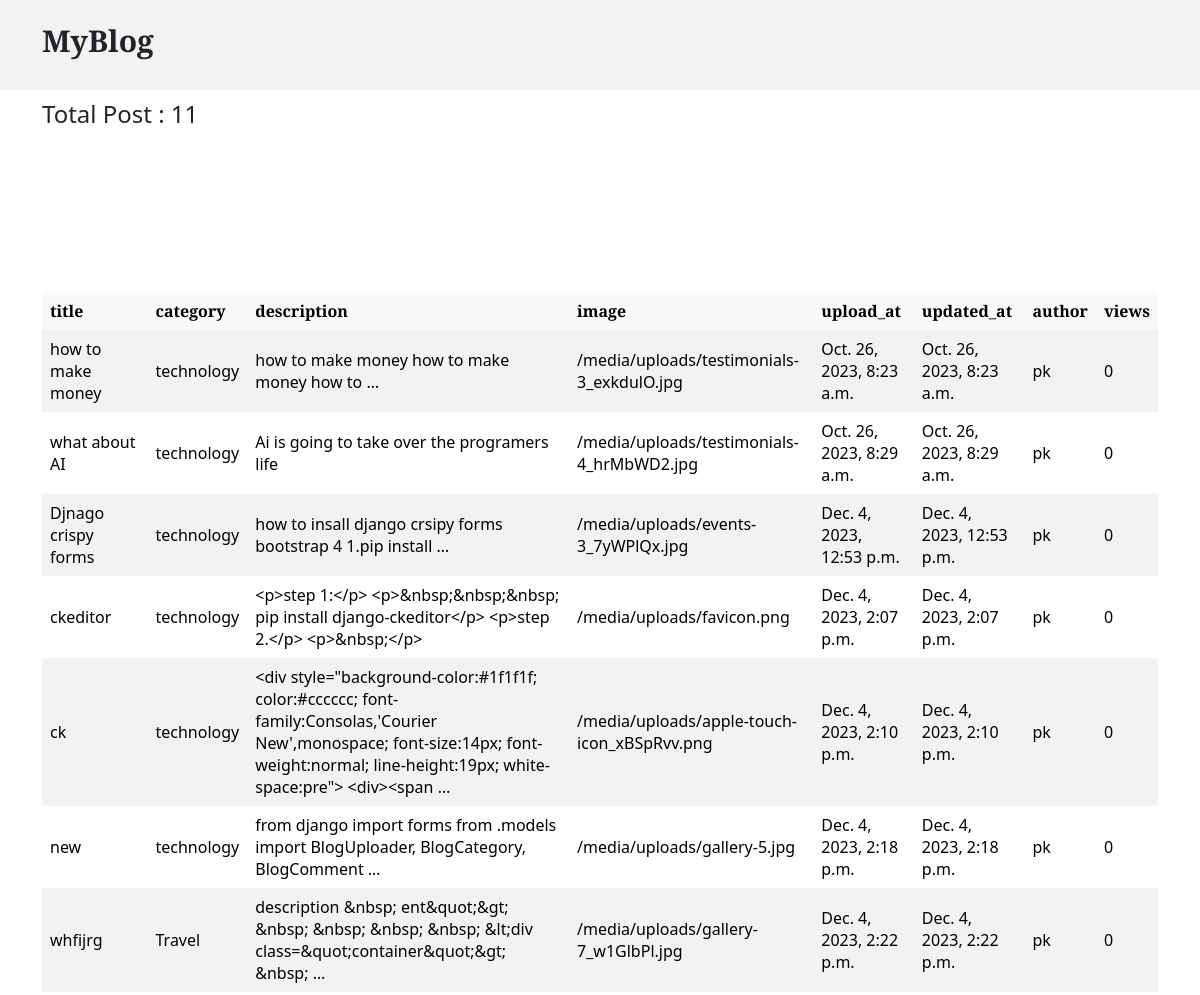
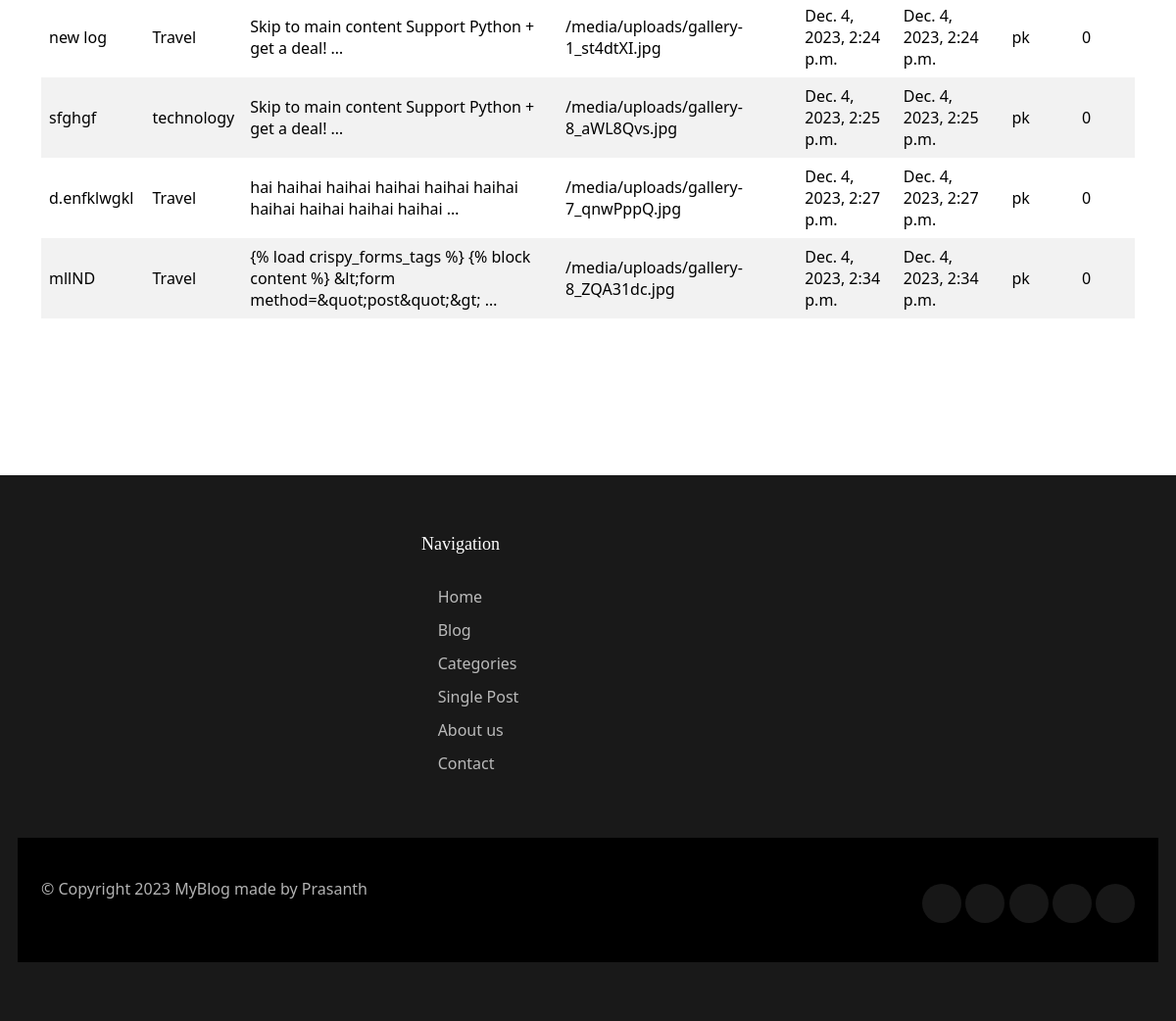
Page /account/post-details/1 on the committed database (2 pictures, top to bottom).
### myblogapp/models.py (models this page shows, shortened)
class BlogUploader(models.Model):
    title = models.CharField(max_length=400)
    category = models.ForeignKey(BlogCategory, on_delete=models.CASCADE)
    slug = models.SlugField(max_length=200, default=None)
    description = RichTextUploadingField()
    image = models.ImageField(upload_to="uploads/",
                              default=None, null=True, blank=True)
    upload_at = models.DateTimeField(auto_now_add=True)
    updated_at = models.DateTimeField(auto_now=True)
    author = models.ForeignKey(CustomUser, on_delete=models.CASCADE)
    views = models.PositiveIntegerField(default=0)

class BlogCategory(models.Model):
    category = models.CharField(max_length=400)
    slug = models.SlugField(max_length=200, default="others")
    def __str__(self):
        return self.category

### authUser/models.py (models this page shows)
class CustomUser(AbstractUser):
    email = models.EmailField(unique=True, max_length=200)
    number = models.IntegerField(default=None, null=True, blank=True)
    is_admin = models.BooleanField(default=False)
    USER_CHOICES = [("Normal User", "User Mode"),
                    ("Content Creator", "Creator Mode")]
    user_choice = models.CharField(max_length=40, choices=USER_CHOICES)

### authUser/views.py (the view)
# urls.py: path("post-details/<int:pk>", views.PostDetails.as_view(), name="postdetails"),
class PostDetails(DetailView):
    template_name = "html/userauth/post-details.html"
    model = BlogUploader
    context_object_name = "posts"
    def get_context_data(self, **kwargs):
        context = super().get_context_data(**kwargs)
        getId = self.kwargs.get("pk")
        customUser = get_object_or_404(CustomUser, id=getId)
        postdetails = BlogUploader.objects.filter(author=customUser)
        context["postDetails"] = postdetails
        return context

### templates/html/userauth/post-details.html (shortened to what this page needs)
{% extends 'html/base.html' %} {% block content %}
<div class="container mt-5">
  <div class="row mt-5">
    <div class="col-lg-6 mt-5">
      <p class="fs-4">Total Post : {{postDetails | length}}</p>
    </div>
  </div>
</div>
<div class="container my-5">
  <div class="row g-2 my-5">
    <div class="my-5">
      <div class="table-responsive my-5">
        <table
          class="table table-striped table-hover table-borderless align-middle">
          <thead class="table-light">
            <tr>
              <th>title</th>
              <th>category</th>
              <th>description</th>
              <th>image</th>
              <th>upload_at</th>
              <th>updated_at</th>
              <th>author</th>
              <th>views</th>
            </tr>
          </thead>
          <tbody class="table-group-divider">
            {% for post in postDetails %}
            <tr class="">
              <td>{{ post.title }}</td>
              <td>{{ post.category }}</td>
              <td>{{ post.description | truncatewords:10 }}</td>
              <td>{{ post.image.url }}</td>
              <td>{{ post.upload_at }}</td>
              <td>{{ post.updated_at }}</td>
              <td>{{ post.author }}</td>
              <td>{{ post.views }}</td>
            </tr>
            {% endfor %}
          </tbody>
        </table>
      </div>
    </div>
  </div>
</div>
{% endblock %}

### templates/html/base.html (shortened to what this page needs)
<html>
  <body>
    <head>
      <link
        href="/static/assets/vendor/bootstrap/css/bootstrap.min.css"
        rel="stylesheet" />
      <link
        href="/static/assets/vendor/bootstrap-icons/bootstrap-icons.css"
        rel="stylesheet" />
      <link
        href="/static/assets/vendor/swiper/swiper-bundle.min.css"
        rel="stylesheet" />
      <link
        href="/static/assets/vendor/glightbox/css/glightbox.min.css"
        rel="stylesheet" />
      <link href="/static/assets/vendor/aos/aos.css" rel="stylesheet" />
      <link href="/static/assets/css/variables.css" rel="stylesheet" />
      <link href="/static/assets/css/main.css" rel="stylesheet" />
    </head>
    <header id="header" class="header d-flex align-items-center fixed-top">
      <div
        class="container-fluid container-xl d-flex align-items-center justify-content-between">
        <a href="index.html" class="logo d-flex align-items-center">
          <h1>MyBlog</h1>
        </a>
        <div class="position-relative">
          <a href="#" class="mx-2"><span class="bi-facebook"></span></a>
          <a href="#" class="mx-2"><span class="bi-twitter"></span></a>
          <a href="#" class="mx-2"><span class="bi-instagram"></span></a>
          <a href="#" class="mx-2 js-search-open"
            ><span class="bi-search"></span
          ></a>
          <i class="bi bi-list mobile-nav-toggle"></i>
        </div>
      </div>
    </header>
    {% block content %} {% endblock content %}
    <footer id="footer" class="footer">
      <div class="footer-content">
        <div class="container">
          <div class="row g-5">
            <div class="col-lg-4">
              <h3 class="footer-heading"></h3>
            </div>
            <div class="col-6 col-lg-2">
              <h3 class="footer-heading">Navigation</h3>
              <ul class="footer-links list-unstyled">
                <li>
                  <a href="index.html"
                    ><i class="bi bi-chevron-right"></i> Home</a
                  >
                </li>
                <li>
                  <a href="index.html"
                    ><i class="bi bi-chevron-right"></i> Blog</a
                  >
                </li>
                <li>
                  <a href="category.html"
                    ><i class="bi bi-chevron-right"></i> Categories</a
                  >
                </li>
                <li>
                  <a href="single-post.html"
                    ><i class="bi bi-chevron-right"></i> Single Post</a
                  >
                </li>
                <li>
                  <a href="about.html"
                    ><i class="bi bi-chevron-right"></i> About us</a
                  >
                </li>
                <li>
                  <a href="contact.html"
                    ><i class="bi bi-chevron-right"></i> Contact</a
                  >
                </li>
              </ul>
            </div>
      <div class="footer-legal">
        <div class="container">
          <div class="row justify-content-between">
            <div class="col-md-6 text-center text-md-start mb-3 mb-md-0">
              <div class="copyright">
                © Copyright {% now 'Y' %} <strong><span>MyBlog made by Prasanth</span></strong
                >
              </div>
            </div>
            <div class="col-md-6">
              <div class="social-links mb-3 mb-lg-0 text-center text-md-end">
                <a href="#" class="twitter"><i class="bi bi-twitter"></i></a>
                <a href="#" class="facebook"><i class="bi bi-facebook"></i></a>
                <a href="#" class="instagram"
                  ><i class="bi bi-instagram"></i
                ></a>
                <a href="#" class="google-plus"><i class="bi bi-skype"></i></a>
                <a href="#" class="linkedin"><i class="bi bi-linkedin"></i></a>
              </div>
            </div>
          </div>
        </div>
      </div>
    </footer>
  </body>
</html>

### static/assets/css/variables.css (style rules this page uses)
:root { --font-default: 'EB Garamond', system-ui, -apple-system, "Segoe UI", Roboto, "Helvetica Neue", Arial, "Noto Sans", "Liberation Sans", sans-serif, "Apple Color Emoji", "Segoe UI Emoji", "Segoe UI Symbol", "Noto Color Emoji"; --font-primary: 'EB Garamond', serif; --font-secondary: 'Inter', sans-serif; --color-default: #212529; --color-default-rgb: 33, 37, 41; --color-links: #212529; --color-links-hover: #15171a; --color-primary: #212529; --color-primary-light: #26282c; --color-primary-dark: #0b0c0e; --color-primary-rgb: 33, 37, 41; --color-primary-light-rgb: 38, 40, 44; --color-primary-dark-rgb: 11, 12, 14; --color-secondary: #596d80; --color-secondary-light: #8498aa; --color-secondary-dark: #404f5c; --color-secondary-rgb: 89, 109, 128; --color-secondary-light-rgb: 132, 152, 170; --color-secondary-dark-rgb: 64, 79, 92; --color-blue: #0d6efd; --color-blue-rgb: 13, 110, 253; --color-indigo: #6610f2; --color-indigo-rgb: 102, 16, 242; --color-purple: #6f42c1; --color-purple-rgb: 111, 66, 193; --color-pink: #f3268c; --color-pink-rgb: 243, 38, 140; --color-red: #df1529; --color-red-rgb: 223, 21, 4; --color-orange: #fd7e14; --color-orange-rgb: 253, 126, 20; --color-yellow: #ffc107; --color-yellow-rgb: 255, 193, 7; --color-green: #059652; --color-green-rgb: 5, 150, 82; --color-teal: #20c997; --color-teal-rgb: 32, 201, 151; --color-cyan: #0dcaf0; --color-cyan-rgb: 13, 202, 240; --color-white: #ffffff; --color-white-rgb: 255, 255, 255; --color-gray: #6c757d; --color-gray-rgb: 108, 117, 125; --color-black: #000000; --color-black-rgb: 0, 0, 0; }
:root { --bs-blue: var(--color-blue); --bs-indigo: var(--color-indigo); --bs-purple: var(--color-purple); --bs-pink: var(--color-pink); --bs-red: var(--color-red); --bs-orange: var(--color-orange); --bs-yellow: var(--color-yellow); --bs-green: var(--color-green); --bs-teal: var(--color-teal); --bs-cyan: var(--color-cyan); --bs-white: var(--color-white); --bs-gray: var(--color-gray); --bs-gray-dark: #343a40; --bs-gray-100: #f8f9fa; --bs-gray-200: #e9ecef; --bs-gray-300: #dee2e6; --bs-gray-400: #ced4da; --bs-gray-500: #adb5bd; --bs-gray-600: #6c757d; --bs-gray-700: #495057; --bs-gray-800: #343a40; --bs-gray-900: #212529; --bs-primary: var(--color-blue); --bs-secondary: var(--color-blue); --bs-success: #198754; --bs-info: #0dcaf0; --bs-warning: #ffc107; --bs-danger: #dc3545; --bs-light: #f8f9fa; --bs-dark: #212529; --bs-primary-rgb: var(--color-primary-rgb); --bs-secondary-rgb: var(--color-secondary-rgb); --bs-success-rgb: 25, 135, 84; --bs-info-rgb: 13, 202, 240; --bs-warning-rgb: 255, 193, 7; --bs-danger-rgb: 220, 53, 69; --bs-light-rgb: 248, 249, 250; --bs-dark-rgb: 33, 37, 41; --bs-white-rgb: var(--color-white-rgb); --bs-black-rgb: var(--color-black-rgb); --bs-body-color-rgb: var(--color-default-rgb); --bs-body-bg-rgb: 255, 255, 255; --bs-font-sans-serif: var(--font-default); --bs-font-monospace: SFMono-Regular, Menlo, Monaco, Consolas, "Liberation Mono", "Courier New", monospace; --bs-gradient: linear-gradient(180deg, rgba(255, 255, 255, 0.15), rgba(255, 255, 255, 0)); --bs-body-font-family: var(--font-default); --bs-body-font-size: 1rem; --bs-body-font-weight: 400; --bs-body-line-height: 1.5; --bs-body-color: var(--color-default); --bs-body-bg: #fff; }

### rows in the picture
BlogUploader: title "how to make money", category "technology", description "how to make money how to make money how to …", image "/media/uploads/testimonials-3_exkdulO.jpg", upload_at "Oct. 26, 2023, 8:23 a.m.", updated_at "Oct. 26, 2023, 8:23 a.m.", author "pk", views "0"
BlogUploader: title "what about AI", category "technology", description "Ai is going to take over the programers life", image "/media/uploads/testimonials-4_hrMbWD2.jpg", upload_at "Oct. 26, 2023, 8:29 a.m.", updated_at "Oct. 26, 2023, 8:29 a.m.", author "pk", views "0"
BlogUploader: title "Djnago crispy forms", category "technology", description "how to insall django crsipy forms bootstrap 4 1.pip install …", image "/media/uploads/events-3_7yWPlQx.jpg", upload_at "Dec. 4, 2023, 12:53 p.m.", updated_at "Dec. 4, 2023, 12:53 p.m.", author "pk", views "0"
BlogUploader: title "ckeditor", category "technology", description "<p>step 1:</p> <p>&nbsp;&nbsp;&nbsp; pip install django-ckeditor</p> <p>step 2.</p> <p>&nbsp;</p>", image "/media/uploads/favicon.png", upload_at "Dec. 4, 2023, 2:07 p.m.", updated_at "Dec. 4, 2023, 2:07 p.m.", author "pk", views "0"
BlogUploader: title "ck", category "technology", description "<div style=\"background-color:#1f1f1f; color:#cccccc; font-family:Consolas,'Courier New',monospace; font-size:14px; font-weight:normal; line-height:19px; white-space:pre\"> <div><span …", image "/media/uploads/apple-touch-icon_xBSpRvv.png", upload_at "Dec. 4, 2023, 2:10 p.m.", updated_at "Dec. 4, 2023, 2:10 p.m.", author "pk", views "0"
BlogUploader: title "new", category "technology", description "from django import forms from .models import BlogUploader, BlogCategory, BlogComment …", image "/media/uploads/gallery-5.jpg", upload_at "Dec. 4, 2023, 2:18 p.m.", updated_at "Dec. 4, 2023, 2:18 p.m.", author "pk", views "0"
BlogUploader: title "whfijrg", category "Travel", description "description &nbsp; ent&quot;&gt; &nbsp; &nbsp; &nbsp; &nbsp; &lt;div class=&quot;container&quot;&gt; &nbsp; …", image "/media/uploads/gallery-7_w1GlbPl.jpg", upload_at "Dec. 4, 2023, 2:22 p.m.", updated_at "Dec. 4, 2023, 2:22 p.m.", author "pk", views "0"
BlogUploader: title "new log", category "Travel", description "Skip to main content Support Python + get a deal! …", image "/media/uploads/gallery-1_st4dtXI.jpg", upload_at "Dec. 4, 2023, 2:24 p.m.", updated_at "Dec. 4, 2023, 2:24 p.m.", author "pk", views "0"
BlogUploader: title "sfghgf", category "technology", description "Skip to main content Support Python + get a deal! …", image "/media/uploads/gallery-8_aWL8Qvs.jpg", upload_at "Dec. 4, 2023, 2:25 p.m.", updated_at "Dec. 4, 2023, 2:25 p.m.", author "pk", views "0"
BlogUploader: title "d.enfklwgkl", category "Travel", description "hai haihai haihai haihai haihai haihai haihai haihai haihai haihai …", image "/media/uploads/gallery-7_qnwPppQ.jpg", upload_at "Dec. 4, 2023, 2:27 p.m.", updated_at "Dec. 4, 2023, 2:27 p.m.", author "pk", views "0"
BlogUploader: title "mllND", category "Travel", description "{% load crispy_forms_tags %} {% block content %} &lt;form method=&quot;post&quot;&gt; …", image "/media/uploads/gallery-8_ZQA31dc.jpg", upload_at "Dec. 4, 2023, 2:34 p.m.", updated_at "Dec. 4, 2023, 2:34 p.m.", author "pk", views "0"

### other values in the picture
{{ postDetails | length }} "11"
